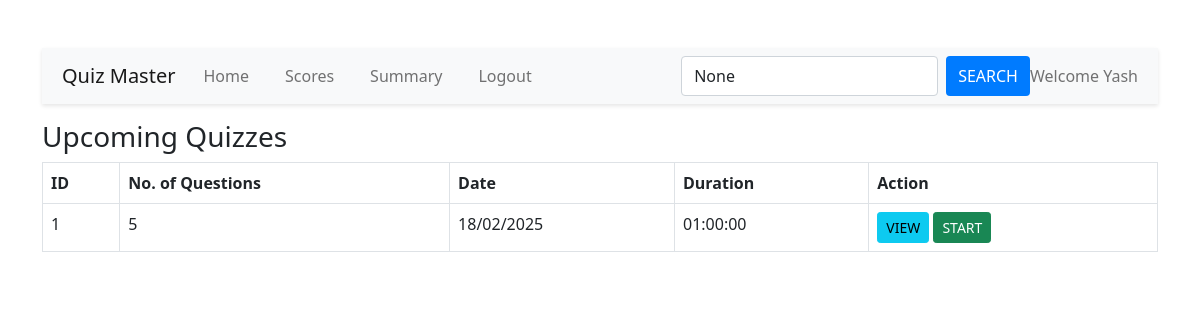
The page /user_dashboard/2 (signed in) on the database as committed earlier.
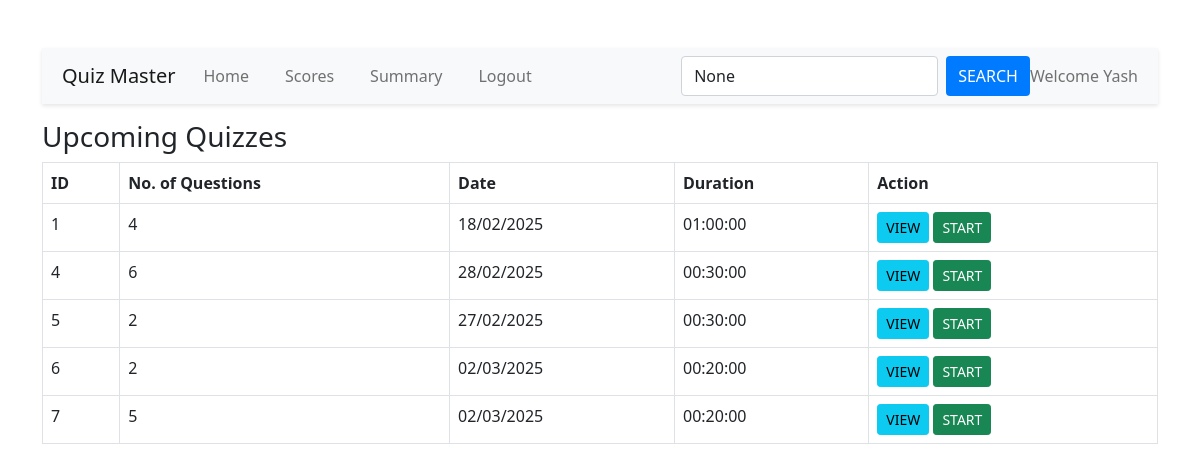
The same page on the database as committed later.
### application/models.py (models this page shows)
class Quiz(db.Model):
    id = db.Column(db.Integer, primary_key = True)
    title = db.Column(db.String(100), nullable=False)
    chapter_id = db.Column(db.Integer, db.ForeignKey('chapter.id'), nullable=False)
    date_of_quiz = db.Column(db.Date, nullable=False)
    duration = db.Column(db.Time, nullable=False)
    is_active = db.Column(db.Boolean, default=True)
    questions = db.relationship('Question', backref = 'quiz', lazy = True)
    scores = db.relationship('Score', backref ='quiz',cascade = "all, delete, delete-orphan", lazy=True)

### application/controllers.py (the view)
@app.route("/user_dashboard/<int:user_id>", methods=["GET", "POST"])
def user_dashboard(user_id):
    if 'user_id' not in session:
        return redirect(url_for("login"))
    this_user = User.query.get_or_404(user_id)
    if session["user_id"] != user_id:
        return redirect(url_for("login"))
    search_query = request.args.get('search_query')
    date_filter = request.args.get('date_filter')
    user_scores_query = Score.query.filter_by(user_id=user_id)
    if search_query:
        user_scores_query = user_scores_query.join(Quiz).filter(Quiz.title.ilike(f"%{search_query}%"))
    if date_filter:
        try:
            filter_date = datetime.strptime(date_filter, '%Y-%m-%d').date()
            user_scores_query = user_scores_query.filter(func.date(Score.time_stamp_of_attempt) == filter_date)
        except ValueError:
            flash("Invalid date format. Please use YYYY-MM-DD.", "error")
    user_scores = user_scores_query.all()
    today = date.today()
    if search_query:
        upcoming_quizzes = Quiz.query.filter(Quiz.date_of_quiz >= today, Quiz.title.ilike(f"%{search_query}%")).all()
    else:
        upcoming_quizzes = Quiz.query.filter(Quiz.date_of_quiz >= today).all()
    return render_template(
        "user_dash.html",
        user=this_user,
        upcoming_quizzes=upcoming_quizzes,
        user_scores=user_scores,
        search_query=search_query,
        date_filter=date_filter)

### templates/user_dash.html (shortened to what this page needs)
<!DOCTYPE html>
<html lang="en">
<head>
    <link rel="stylesheet" href="{{url_for('static', filename ='user_dash.css')}}">
    <link href="https://cdn.jsdelivr.net/npm/bootstrap@5.0.2/dist/css/bootstrap.min.css" rel="stylesheet"
>
</head>
<body>
    <div class="container mt-5">
        <nav class="navbar navbar-expand-lg navbar-light bg-light mb-3">
            <a class="navbar-brand" href="#">Quiz Master</a>
            <div class="collapse navbar-collapse">
                <ul class="navbar-nav me-auto">
                    <li class="nav-item"><a class="nav-link" href="#">Home </a></li>
                    <li class="nav-item"><a class="nav-link" href="{{url_for('view_scores',user_id =user.id)}}">Scores </a></li>
                    <li class="nav-item"><a class="nav-link" href="{{url_for('user_summary', user_id =user.id)}}">Summary</a></li>
                    <li class="nav-item"><a class="nav-link" href="/login">Logout </a></li>
                </ul>
                <form class="d-flex" action="{{ url_for('user_dashboard', user_id=user.id) }}" method=["GET"]>
                    <input class="form-control me-2" type="search" placeholder="Search Quizzes" name="search_query" value="{{ search_query }}">
                    <button class="btn btn-outline-success" type="submit">Search</button>
                </form>
                <span class="navbar-text">Welcome {{user.username}}</span>
            </div>
        </nav>
        <h3>Upcoming Quizzes</h3>
        <table class="table table-bordered">
            <thead>
                <tr>
                    <th>ID</th>
                    <th>No. of Questions</th>
                    <th>Date</th>
                    <th>Duration</th>
                    <th>Action</th>
                </tr>
            </thead>
            <tbody>
                {% for quiz in upcoming_quizzes %}
                <tr>
                    <td>{{ quiz.id }}</td>
                    <td>{{ quiz.questions|length }}</td>
                    <td>{{ quiz.date_of_quiz.strftime('%d/%m/%Y')}}</td>
                    <td>{{ quiz.duration }}</td>
                    <td>
                        <a href="{{ url_for('view_quiz', quiz_id = quiz.id) }}"><button class="btn btn-info btn-sm">View</button></a>
                        <a href="{{ url_for('start_quiz', quiz_id = quiz.id) }}"><button class="btn btn-success btn-sm">Start</button></a>
                    </td>
                </tr>
                {% endfor %}
            </tbody>
        </table>
    </div>
</body>
</html>
</body>
</html>

Rows that differ between the two databases and show on the page:
computed for Quiz id 1: questions|length "5" → "4"
now on this page (row edited): Quiz: id "4", questions|length "6", date_of_quiz "28/02/2025", duration "00:30:00"
now on this page (row edited): Quiz: id "5", questions|length "2", date_of_quiz "27/02/2025", duration "00:30:00"
now on this page (row edited): Quiz: id "6", questions|length "2", date_of_quiz "02/03/2025", duration "00:20:00"
added Quiz: id "7", questions|length "5", date_of_quiz "02/03/2025", duration "00:20:00"
